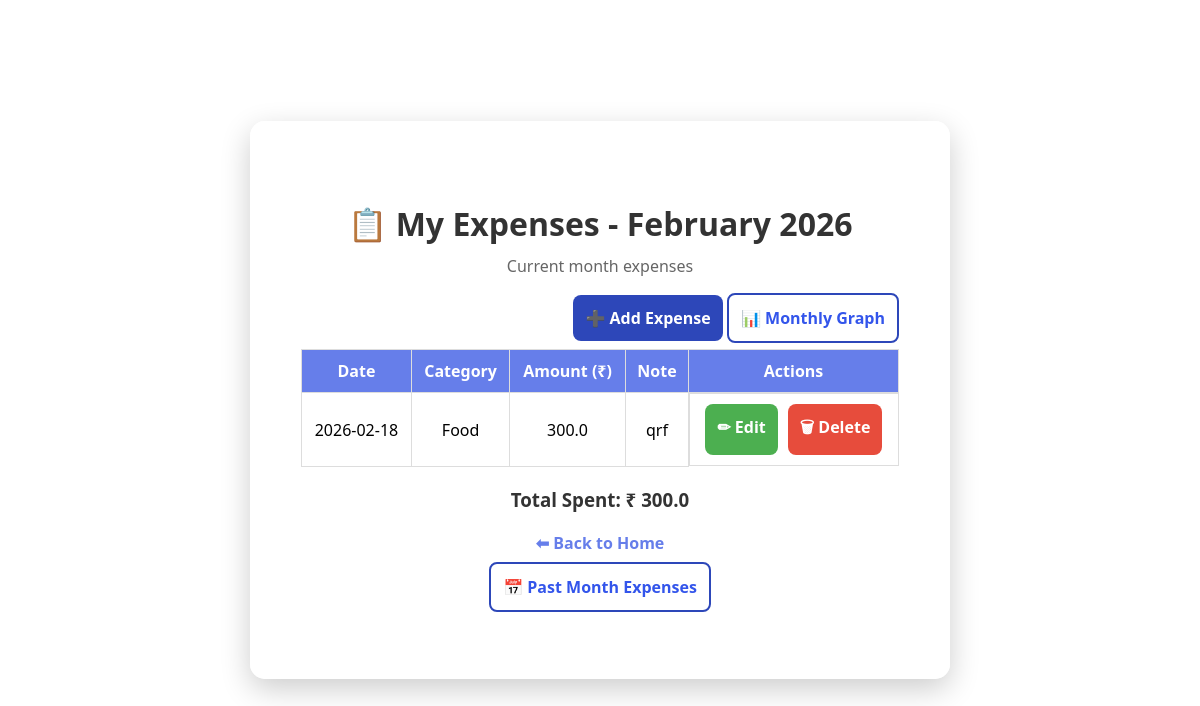
/expenses (signed in), run on an earlier commit of the app's database.
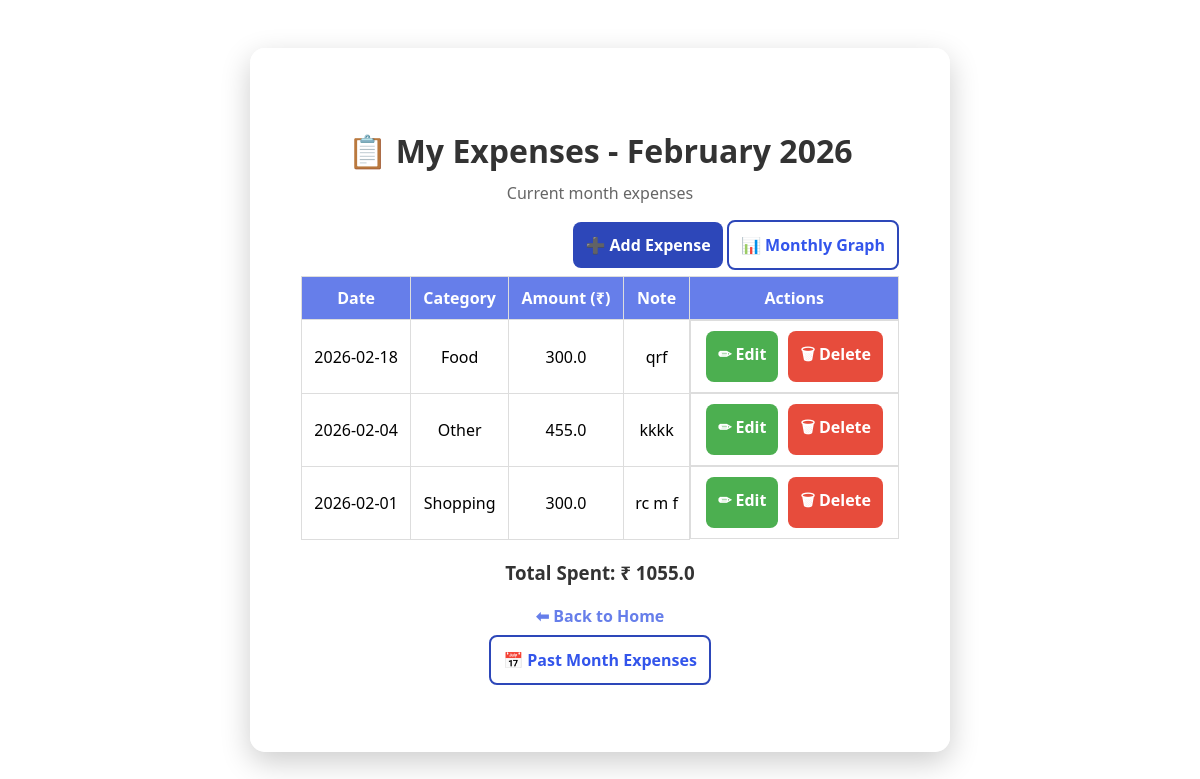
And on a later commit of the database.
### tables this page shows
CREATE TABLE expenses (
            id INTEGER PRIMARY KEY AUTOINCREMENT,
            username TEXT NOT NULL,
            amount REAL NOT NULL,
            category TEXT NOT NULL,
            date TEXT NOT NULL,
            note TEXT
        );

### app.py (the view)
@app.route("/expenses")
def view_expenses():
    if "user" not in session:
        return redirect("/login")
    username = session["user"]
    today = datetime.today()
    first_day = today.replace(day=1)
    if today.month == 12:
        last_day = today.replace(year=today.year + 1, month=1, day=1) - timedelta(days=1)
    else:
        last_day = today.replace(month=today.month + 1, day=1) - timedelta(days=1)
    conn = get_db_connection()
    expenses = conn.execute("""
        SELECT * FROM expenses
        WHERE username = ? AND date BETWEEN ? AND ?
        ORDER BY date DESC
    """, (
        username,
        first_day.strftime("%Y-%m-%d"),
        last_day.strftime("%Y-%m-%d")
    )).fetchall()
    conn.close()
    total = sum(expense["amount"] for expense in expenses)
    month_name = today.strftime("%B %Y")
    return render_template(
        "view_expenses.html",
        expenses=expenses,
        total=total,
        month=month_name
    )

### app.py (called while the page is built)
def get_db_connection():
    conn = sqlite3.connect("expenses.db")
    conn.row_factory = sqlite3.Row
    return conn

### templates/view_expenses.html (shortened to what this page needs)
<!DOCTYPE html>
<html lang="en">
<head>
    <link rel="stylesheet" href="{{ url_for('static', filename='style.css') }}">
</head>
<body>
<div class="container" style="width: 700px;">
    <h1>📋 My Expenses - {{ month }}</h1>
    <p class="subtitle">Current month expenses</p>
    <div style="text-align: right; margin-bottom: 20px;">
        <a href="{{ url_for('add_expense') }}" class="btn primary">➕ Add Expense</a>
        <a href="{{ url_for('monthly_graph') }}" class="btn secondary">📊 Monthly Graph</a>
    </div>
    {% if expenses %}
    <table class="expense-table">
        <thead>
            <tr>
                <th>Date</th>
                <th>Category</th>
                <th>Amount (₹)</th>
                <th>Note</th>
                <th>  Actions  </th>
            </tr>
        </thead>
        <tbody>
            {% for expense in expenses %}
            <tr>
                <td>{{ expense.date }}</td>
                <td>{{ expense.category }}</td>
                <td>{{ expense.amount }}</td>
                <td>{{ expense.note or "-" }}</td>
                <td class="action-buttons">
                    <a href="{{ url_for('edit_expense', expense_id=expense.id) }}"
                       class="btn edit">✏ Edit</a>
                    <a href="{{ url_for('delete_expense', expense_id=expense.id) }}"
                       class="btn delete"
                       onclick="return confirm('Are you sure you want to delete this expense?');">
                       🗑 Delete
                    </a>
                </td>
            </tr>
            {% endfor %}
        </tbody>
    </table>
    <h3 class="total">Total Spent: ₹ {{ total }}</h3>
    {% else %}
        <p>No expenses added for this month yet.</p>
    {% endif %}
    <a href="/" class="back-link">⬅ Back to Home</a><br><br>
    <a href="{{ url_for('past_month_expenses') }}" class="btn secondary">📅 Past Month Expenses</a>
</div>
</body>
</html>

What changed in the data, as far as the page shows it:
added expenses: date "2026-02-04", category "Other", amount "455.0", note "kkkk"
added expenses: date "2026-02-01", category "Shopping", amount "300.0", note "rc m f"
Also different on the page:
{{ total }}: "300.0" → "1055.0"
